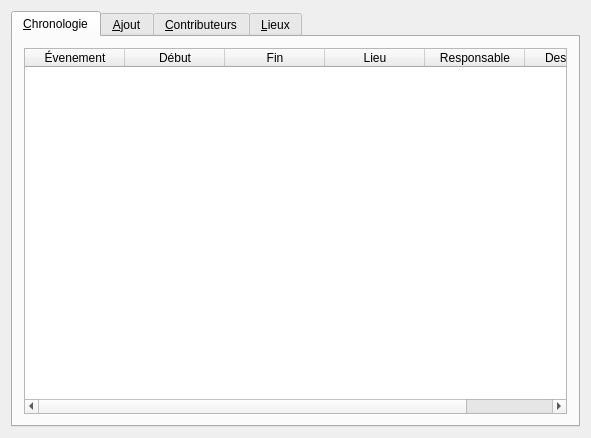
<?xml version="1.0" encoding="UTF-8"?>
<ui version="4.0">
 <class>ChronoEdit</class>
 <widget class="QWidget" name="ChronoEdit">
  <property name="geometry">
   <rect>
    <x>0</x>
    <y>0</y>
    <width>591</width>
    <height>438</height>
   </rect>
  </property>
  <property name="windowTitle">
   <string>ChronoEdit - Éditeur de chronologie de vol</string>
  </property>
  <layout class="QVBoxLayout" name="verticalLayout_5">
   <item>
    <widget class="QTabWidget" name="tabWidget">
     <property name="currentIndex">
      <number>0</number>
     </property>
     <widget class="QWidget" name="tabEvent">
      <attribute name="title">
       <string>&amp;Chronologie</string>
      </attribute>
      <layout class="QVBoxLayout" name="verticalLayout_6">
       <item>
        <widget class="QTableWidget" name="events">
         <property name="enabled">
          <bool>true</bool>
         </property>
         <property name="editTriggers">
          <set>QAbstractItemView::NoEditTriggers</set>
         </property>
         <property name="dragEnabled">
          <bool>false</bool>
         </property>
         <property name="dragDropOverwriteMode">
          <bool>false</bool>
         </property>
         <property name="sortingEnabled">
          <bool>true</bool>
         </property>
         <property name="wordWrap">
          <bool>true</bool>
         </property>
         <attribute name="horizontalHeaderVisible">
          <bool>true</bool>
         </attribute>
         <attribute name="horizontalHeaderCascadingSectionResizes">
          <bool>false</bool>
         </attribute>
         <attribute name="horizontalHeaderShowSortIndicator" stdset="0">
          <bool>true</bool>
         </attribute>
         <attribute name="verticalHeaderVisible">
          <bool>true</bool>
         </attribute>
         <attribute name="verticalHeaderCascadingSectionResizes">
          <bool>false</bool>
         </attribute>
         <column>
          <property name="text">
           <string>Évenement</string>
          </property>
         </column>
         <column>
          <property name="text">
           <string>Début</string>
          </property>
         </column>
         <column>
          <property name="text">
           <string>Fin</string>
          </property>
         </column>
         <column>
          <property name="text">
           <string>Lieu</string>
          </property>
         </column>
         <column>
          <property name="text">
           <string>Responsable</string>
          </property>
         </column>
         <column>
          <property name="text">
           <string>Description</string>
          </property>
         </column>
        </widget>
       </item>
      </layout>
     </widget>
     <widget class="QWidget" name="tab_3">
      <attribute name="title">
       <string>&amp;Ajout</string>
      </attribute>
      <layout class="QHBoxLayout" name="horizontalLayout_5">
       <item>
        <widget class="QGroupBox" name="groupBox">
         <property name="title">
          <string>Ajouter un évenement</string>
         </property>
         <layout class="QVBoxLayout" name="verticalLayout">
          <item>
           <layout class="QVBoxLayout" name="verticalLayout_4">
            <item>
             <layout class="QFormLayout" name="formLayout">
              <property name="fieldGrowthPolicy">
               <enum>QFormLayout::AllNonFixedFieldsGrow</enum>
              </property>
              <item row="0" column="0">
               <widget class="QLabel" name="titreLabel">
                <property name="text">
                 <string>Titre</string>
                </property>
               </widget>
              </item>
              <item row="0" column="1">
               <widget class="QLineEdit" name="eventTitle"/>
              </item>
              <item row="1" column="0">
               <widget class="QLabel" name="lieuLabel">
                <property name="text">
                 <string>Lieu</string>
                </property>
               </widget>
              </item>
              <item row="1" column="1">
               <widget class="QComboBox" name="eventPlace"/>
              </item>
              <item row="2" column="0">
               <widget class="QLabel" name="actionnaireLabel">
                <property name="text">
                 <string>Actionnaires</string>
                </property>
               </widget>
              </item>
              <item row="2" column="1">
               <widget class="QLabel" name="eventResp">
                <property name="text">
                 <string>Aucun - selectionnez dans l'onglet &quot;Contributeurs&quot;</string>
                </property>
               </widget>
              </item>
             </layout>
            </item>
            <item>
             <layout class="QHBoxLayout" name="horizontalLayout_4">
              <item>
               <widget class="QLabel" name="label_2">
                <property name="text">
                 <string>Début </string>
                </property>
               </widget>
              </item>
              <item>
               <widget class="QTimeEdit" name="debut">
                <property name="time">
                 <time>
                  <hour>0</hour>
                  <minute>0</minute>
                  <second>0</second>
                 </time>
                </property>
                <property name="minimumTime">
                 <time>
                  <hour>0</hour>
                  <minute>0</minute>
                  <second>0</second>
                 </time>
                </property>
                <property name="calendarPopup">
                 <bool>false</bool>
                </property>
               </widget>
              </item>
              <item>
               <widget class="QLabel" name="label">
                <property name="enabled">
                 <bool>true</bool>
                </property>
                <property name="text">
                 <string>Durée</string>
                </property>
               </widget>
              </item>
              <item>
               <widget class="QTimeEdit" name="fin"/>
              </item>
              <item>
               <spacer name="horizontalSpacer_2">
                <property name="orientation">
                 <enum>Qt::Horizontal</enum>
                </property>
                <property name="sizeHint" stdset="0">
                 <size>
                  <width>40</width>
                  <height>20</height>
                 </size>
                </property>
               </spacer>
              </item>
              <item>
               <widget class="QRadioButton" name="radioButton">
                <property name="toolTip">
                 <string>&lt;html&gt;&lt;head/&gt;&lt;body&gt;&lt;p&gt;Selectionnez si vous désirez que cet évènement se déroule avant ou après &lt;span style=&quot; font-weight:600;&quot;&gt;le lancement&lt;/span&gt;.&lt;/p&gt;&lt;/body&gt;&lt;/html&gt;</string>
                </property>
                <property name="text">
                 <string>Avant</string>
                </property>
                <property name="checked">
                 <bool>true</bool>
                </property>
               </widget>
              </item>
              <item>
               <widget class="QRadioButton" name="radioButton_2">
                <property name="toolTip">
                 <string>&lt;html&gt;&lt;head/&gt;&lt;body&gt;&lt;p&gt;Selectionnez si vous désirez que cet évènement se déroule avant ou après &lt;span style=&quot; font-weight:600;&quot;&gt;le lancement&lt;/span&gt;.&lt;/p&gt;&lt;/body&gt;&lt;/html&gt;</string>
                </property>
                <property name="text">
                 <string>Après</string>
                </property>
                <property name="checked">
                 <bool>false</bool>
                </property>
               </widget>
              </item>
             </layout>
            </item>
            <item>
             <widget class="QPlainTextEdit" name="eventDesc"/>
            </item>
            <item>
             <layout class="QHBoxLayout" name="horizontalLayout_3">
              <item>
               <widget class="QPushButton" name="addEvent">
                <property name="enabled">
                 <bool>false</bool>
                </property>
                <property name="text">
                 <string>&amp;Ajouter</string>
                </property>
               </widget>
              </item>
             </layout>
            </item>
           </layout>
          </item>
         </layout>
        </widget>
       </item>
      </layout>
     </widget>
     <widget class="QWidget" name="tab">
      <attribute name="title">
       <string>&amp;Contributeurs</string>
      </attribute>
      <layout class="QVBoxLayout" name="verticalLayout_2">
       <item>
        <layout class="QHBoxLayout" name="horizontalLayout">
         <item>
          <widget class="QLineEdit" name="setContributeur"/>
         </item>
         <item>
          <widget class="QPushButton" name="addContributeur">
           <property name="text">
            <string>&amp;Ajouter contributeur</string>
           </property>
          </widget>
         </item>
        </layout>
       </item>
       <item>
        <widget class="QListWidget" name="Contributeurs">
         <property name="selectionMode">
          <enum>QAbstractItemView::MultiSelection</enum>
         </property>
        </widget>
       </item>
       <item>
        <widget class="QPushButton" name="checkContribs">
         <property name="text">
          <string>&amp;Selectionner</string>
         </property>
        </widget>
       </item>
      </layout>
     </widget>
     <widget class="QWidget" name="tab_2">
      <attribute name="title">
       <string>&amp;Lieux</string>
      </attribute>
      <layout class="QVBoxLayout" name="verticalLayout_3">
       <item>
        <layout class="QHBoxLayout" name="horizontalLayout_2">
         <item>
          <widget class="QLineEdit" name="setLieu"/>
         </item>
         <item>
          <widget class="QPushButton" name="addLieu">
           <property name="text">
            <string>&amp;Ajouter lieu</string>
           </property>
          </widget>
         </item>
        </layout>
       </item>
       <item>
        <widget class="QListWidget" name="Lieux">
         <property name="selectionMode">
          <enum>QAbstractItemView::NoSelection</enum>
         </property>
        </widget>
       </item>
      </layout>
     </widget>
    </widget>
   </item>
  </layout>
 </widget>
 <layoutdefault spacing="6" margin="11"/>
 <resources/>
 <connections>
  <connection>
   <sender>setLieu</sender>
   <signal>returnPressed()</signal>
   <receiver>addLieu</receiver>
   <slot>click()</slot>
   <hints>
    <hint type="sourcelabel">
     <x>232</x>
     <y>63</y>
    </hint>
    <hint type="destinationlabel">
     <x>999</x>
     <y>76</y>
    </hint>
   </hints>
  </connection>
  <connection>
   <sender>setContributeur</sender>
   <signal>returnPressed()</signal>
   <receiver>addContributeur</receiver>
   <slot>click()</slot>
   <hints>
    <hint type="sourcelabel">
     <x>202</x>
     <y>63</y>
    </hint>
    <hint type="destinationlabel">
     <x>999</x>
     <y>76</y>
    </hint>
   </hints>
  </connection>
 </connections>
</ui>
